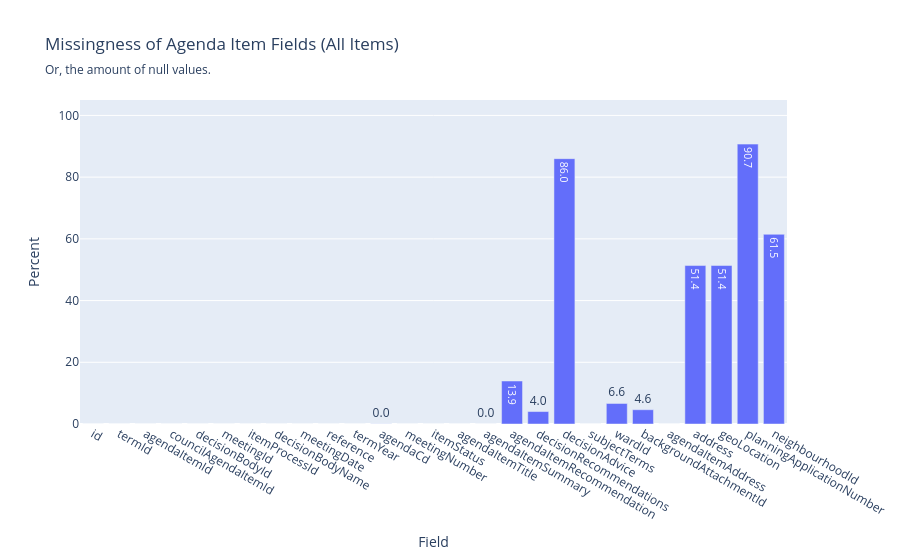

Notebook code cell kept with this figure:
### Code cell
normalized_counts = {field: counts[field] / agenda_items.shape[0] * 100 for field in counts}
fig = go.Figure(
    data=[go.Bar(
        x=[field for field in normalized_counts],
        y=[normalized_counts[field] for field in normalized_counts],
        # textposition='inside',
        text=[str(round(normalized_counts[field], 1)) for field in normalized_counts],
        # text_auto="True"
        # title='Missingness of Agenda Item Fields',
    )],
    layout=go.Layout(
        title={'text': 'Missingness of Agenda Item Fields (All Items)', 'subtitle': {'text': 'Or, the amount of null values.'}},
        # subtitle_text='Or, the amount of null values',
        xaxis={'title': {'text': 'Field'}},
        yaxis={'title': {'text': 'Percent'}, 'range': [0, 105]}
    )
    # layout_title_text='Missingness of Agenda Item Fields',
    # x_axis={'title': {'text': 'Field'}}
)
fig

### Figure 1 — Plotly figure (JSON) as saved in the notebook; plotly's stock layout.template omitted (floating-point values rounded to 4 significant figures)
{"data": [{"text": ["0.0", "0.0", "0.0", "0.0", "0.0", "0.0", "0.0", "0.0", "0.0", "0.0", "0.0", "0.0", "0.0", "0.0", "0.0", "0.0", "13.9", "4.0", "86.0", "0.0", "6.6", "4.6", "0.0", "51.4", "51.4", "90.7", "61.5"], "type": "bar", "x": ["id", "termId", "agendaItemId", "councilAgendaItemId", "decisionBodyId", "meetingId", "itemProcessId", "decisionBodyName", "meetingDate", "reference", "termYear", "agendaCd", "meetingNumber", "itemStatus", "agendaItemTitle", "agendaItemSummary", "agendaItemRecommendation", "decisionRecommendations", "decisionAdvice", "subjectTerms", "wardId", "backgroundAttachmentId", "agendaItemAddress", "address", "geoLocation", "planningApplicationNumber", "neighbourhoodId"], "y": [0, 0, 0, 0, 0, 0, 0, 0, 0, 0, 0, 0.03773, 0, 0, 0, 0.009148, 13.93, 4.033, 85.99, 0, 6.649, 4.624, 0, 51.35, 51.36, 90.7, 61.47]}], "layout": {"title": {"subtitle": {"text": "Or, the amount of null values."}, "text": "Missingness of Agenda Item Fields (All Items)"}, "xaxis": {"title": {"text": "Field"}}, "yaxis": {"range": [0, 105], "title": {"text": "Percent"}}}}
